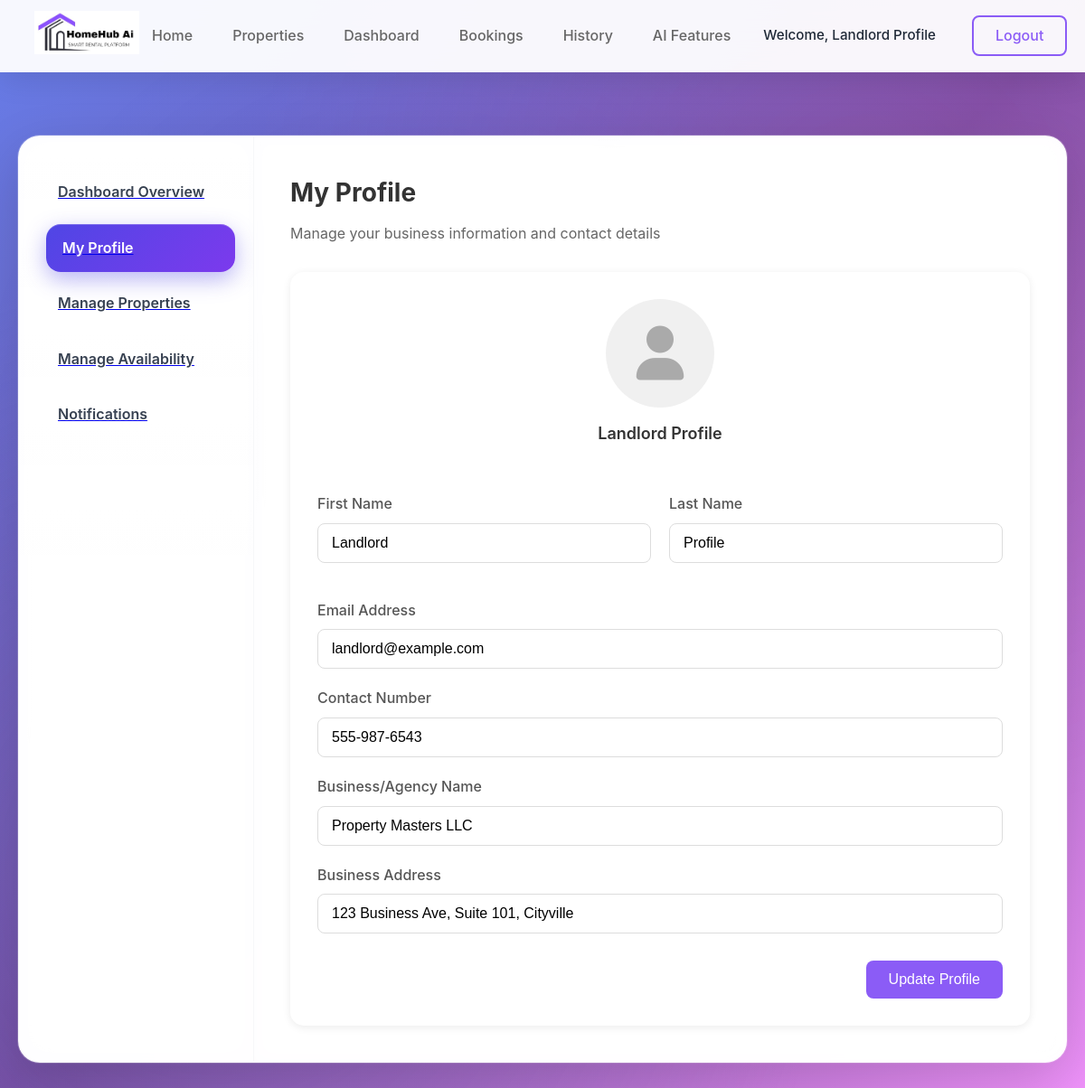
Page /landlord/profile.php (signed in) on the committed database.
### tables this page shows
CREATE TABLE `landlords` (
  `id` int NOT NULL,
  `user_id` int NOT NULL,
  `company_name` varchar(100) DEFAULT NULL,
  `company_address` text,
  `business_phone` varchar(20) DEFAULT NULL,
  `tax_id` varchar(50) DEFAULT NULL,
  `verification_status` enum('pending','verified','rejected') DEFAULT 'pending'
);

CREATE TABLE `users` (
  `id` int NOT NULL,
  `email` varchar(255) NOT NULL,
  `user_type` enum('tenant','landlord') DEFAULT NULL,
  `password` varchar(255) NOT NULL,
  `first_name` varchar(100) NOT NULL,
  `last_name` varchar(100) NOT NULL,
  `phone` varchar(20) DEFAULT NULL,
  `status` enum('active','inactive','suspended') DEFAULT 'active',
  `profile_image` varchar(255) DEFAULT NULL,
  `created_at` timestamp NOT NULL DEFAULT CURRENT_TIMESTAMP,
  `updated_at` timestamp NOT NULL DEFAULT CURRENT_TIMESTAMP ON UPDATE CURRENT_TIMESTAMP,
  `last_login` timestamp NULL DEFAULT NULL
);

### landlord/profile.php (the view, shortened to what this page needs)
<?php
$conn = getDbConnection();
$userId = $_SESSION['user_id'];
$stmt = $conn->prepare("
    SELECT u.first_name, u.last_name, u.email, u.phone, u.profile_image,
           l.company_name, l.company_address
    FROM users u
    JOIN landlords l ON u.id = l.user_id
    WHERE u.id = ?
");
$stmt->bind_param("i", $userId);
$stmt->execute();
$result = $stmt->get_result();
$user = $result->fetch_assoc();
?>
<!DOCTYPE html>
<html lang="en">
<head>
  <link rel="stylesheet" href="dashboard.css">
  <link rel="stylesheet" href="profile.css">
  <link rel="stylesheet" href="https://cdnjs.cloudflare.com/ajax/libs/font-awesome/6.0.0/css/all.min.css">
</head>
<body>
  <?php
  include '../includes/navbar.php';
  ?>
  <main class="main-content">
    <div class="dashboard-container">
      <div class="dashboard-layout">
        <div class="sidebar">
          <a href="dashboard.php" class="sidebar-item">
            <div class="sidebar-link">Dashboard Overview</div>
          </a>
          <a href="profile.php" class="sidebar-item active">
            <div class="sidebar-link">My Profile</div>
          </a>
          <a href="manage-properties.php" class="sidebar-item">
            <div class="sidebar-link">Manage Properties</div>
          </a>
          <a href="manage-availability.php" class="sidebar-item">
            <div class="sidebar-link">Manage Availability</div>
          </a>
          <a href="notifications.php" class="sidebar-item">
            <div class="sidebar-link">Notifications</div>
          </a>
        </div>
        <div class="main-area">
          <div class="profile-header">
            <h1>My Profile</h1>
            <p>Manage your business information and contact details</p>
          </div>
          <div class="profile-content">
            <div class="profile-image-container">
              <?php if(!empty($user['profile_image'])): ?>
                <img src="<?php echo htmlspecialchars($user['profile_image']); ?>" alt="Profile Image" class="profile-image">
              <?php else: ?>
                <div class="profile-image-placeholder">
                  <i class="fas fa-user"></i>
                </div>
              <?php endif; ?>
              <div class="profile-name"><?php echo htmlspecialchars($user['first_name'] . ' ' . $user['last_name']); ?></div>
            </div>
            <form class="profile-form" method="POST" action="profile.php">
              <div class="form-row">
                <div class="form-group">
                  <label for="first_name">First Name</label>
                  <input type="text" id="first_name" name="first_name" value="<?php echo htmlspecialchars($user['first_name']); ?>" required>
                </div>
                <div class="form-group">
                  <label for="last_name">Last Name</label>
                  <input type="text" id="last_name" name="last_name" value="<?php echo htmlspecialchars($user['last_name']); ?>" required>
                </div>
              </div>
              <div class="form-group">
                <label for="email">Email Address</label>
                <input type="email" id="email" name="email" value="<?php echo htmlspecialchars($user['email']); ?>" required>
              </div>
              <div class="form-group">
                <label for="contact">Contact Number</label>
                <input type="tel" id="contact" name="contact" value="<?php echo htmlspecialchars($user['phone']); ?>">
              </div>
              <div class="form-group">
                <label for="business_name">Business/Agency Name</label>
                <input type="text" id="business_name" name="business_name" value="<?php echo htmlspecialchars($user['company_name']); ?>">
              </div>
              <div class="form-group">
                <label for="business_address">Business Address</label>
                <input type="text" id="business_address" name="business_address" value="<?php echo htmlspecialchars($user['company_address']); ?>">
              </div>
              <div class="form-actions">
                <button type="submit" name="update_profile" class="btn-update">Update Profile</button>
              </div>
            </form>
          </div>
        </div>
      </div>
    </div>
  </main>
</body>
</html>

### landlord/dashboard.css (style rules this page uses)
* { margin: 0; padding: 0; box-sizing: border-box; }
body { font-family: 'Inter', 'Roboto', -apple-system, BlinkMacSystemFont, 'Segoe UI', system-ui, sans-serif; background: linear-gradient(135deg, #667eea 0%, #764ba2 50%, #f093fb 100%); background-attachment: fixed; line-height: 1.6; color: #333; min-height: 100vh; padding-top: 70px; position: relative; overflow-x: hidden; }
body::before { content: ''; position: fixed; top: 0; left: 0; width: 100%; height: 100%; background: radial-gradient(circle at 20% 80%, rgba(120, 119, 198, 0.3) 0%, transparent 50%), radial-gradient(circle at 80% 20%, rgba(255, 119, 198, 0.15) 0%, transparent 50%), radial-gradient(circle at 40% 40%, rgba(79, 70, 229, 0.1) 0%, transparent 50%); pointer-events: none; z-index: -1; }
.main-content { margin-top: 70px; }
.dashboard-container { max-width: 1400px; margin: 40px auto; padding: 0 20px; }
.dashboard-layout { display: flex; background: rgba(255, 255, 255, 0.95); backdrop-filter: blur(20px); -webkit-backdrop-filter: blur(20px); border-radius: 24px; overflow: hidden; box-shadow: 0 20px 60px rgba(0, 0, 0, 0.15), 0 0 0 1px rgba(255, 255, 255, 0.2); border: 1px solid rgba(255, 255, 255, 0.3); min-height: calc(100vh - 140px); position: relative; }
.dashboard-layout::before { content: ''; position: absolute; top: 0; left: 0; right: 0; bottom: 0; background: linear-gradient(135deg, rgba(255, 255, 255, 0.1) 0%, transparent 50%); pointer-events: none; }
.sidebar { width: 260px; padding: 35px 0; background: rgba(255, 255, 255, 0.8); backdrop-filter: blur(15px); border-radius: 24px 0 0 24px; border-right: 1px solid rgba(229, 231, 235, 0.3); position: relative; }
.sidebar::before { content: ''; position: absolute; top: 0; left: 0; right: 0; bottom: 0; background: linear-gradient(180deg, rgba(255, 255, 255, 0.1) 0%, transparent 50%); pointer-events: none; }
.sidebar-item { display: block; padding: 0 25px; margin-bottom: 8px; position: relative; }
.sidebar-link { padding: 14px 18px; border-radius: 16px; font-weight: 600; color: #374151; transition: all 0.4s cubic-bezier(0.4, 0, 0.2, 1); background: transparent; display: flex; align-items: center; gap: 12px; position: relative; overflow: hidden; text-decoration: none; }
.sidebar-link::before { content: ''; position: absolute; top: 0; left: -100%; width: 100%; height: 100%; background: linear-gradient(90deg, transparent, rgba(79, 70, 229, 0.1), transparent); transition: left 0.6s ease; }
.sidebar-item.active .sidebar-link { background: linear-gradient(135deg, #4f46e5, #7c3aed); color: white; box-shadow: 0 8px 24px rgba(79, 70, 229, 0.4), inset 0 1px 0 rgba(255, 255, 255, 0.2); transform: translateX(5px); }
.main-area { flex: 1; padding: 40px; background: rgba(255, 255, 255, 0.7); backdrop-filter: blur(10px); border-radius: 0 24px 24px 0; position: relative; }
@media (min-width: 768px) { .main-content { margin-top: 80px; } }

### landlord/profile.css (style rules this page uses)
.profile-header { margin-bottom: 30px; }
.profile-header h1 { font-size: 28px; margin-bottom: 10px; color: #333; }
.profile-header p { color: #666; font-size: 16px; }
.profile-content { display: flex; flex-direction: column; gap: 30px; background-color: white; border-radius: 15px; padding: 30px; box-shadow: 0 2px 10px rgba(0,0,0,0.08); }
.profile-image-container { display: flex; flex-direction: column; align-items: center; margin-bottom: 20px; }
.profile-image, .profile-image-placeholder { width: 120px; height: 120px; border-radius: 50%; margin-bottom: 15px; background-color: #f0f0f0; display: flex; align-items: center; justify-content: center; overflow: hidden; }
.profile-image-placeholder i { font-size: 60px; color: #aaa; }
.profile-name { font-size: 18px; font-weight: 600; color: #333; }
.profile-form { width: 100%; }
.form-row { display: grid; grid-template-columns: 1fr 1fr; gap: 20px; margin-bottom: 20px; }
.form-group { margin-bottom: 20px; }
.form-group label { display: block; margin-bottom: 8px; font-weight: 500; color: #555; }
.form-group input { width: 100%; padding: 12px 15px; border: 1px solid #ddd; border-radius: 8px; font-size: 16px; transition: border-color 0.3s; }
.form-actions { margin-top: 30px; display: flex; justify-content: flex-end; }
.btn-update { background-color: #8b5cf6; color: white; border: none; padding: 12px 25px; border-radius: 8px; font-size: 16px; font-weight: 500; cursor: pointer; transition: background-color 0.3s; }

### rows in the picture
landlords: user.last_name "Landlord Profile", first_name "Landlord", last_name "Profile", email "landlord@example.com", contact "555-987-6543", business_name "Property Masters LLC", business_address "123 Business Ave, Suite 101, Cityville"

### other values in the picture
$userName "Landlord Profile"
